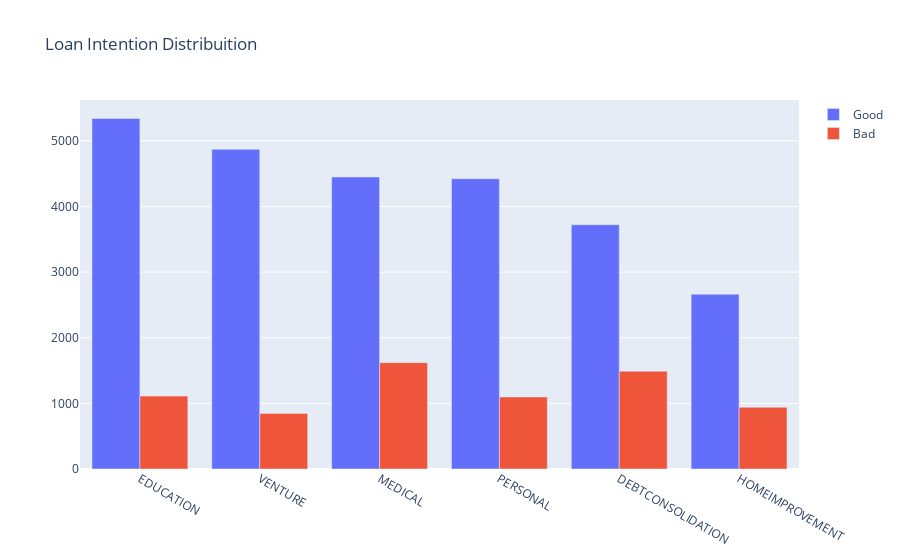

Source (notebook cell):
### Markdown cell above
The first impression of the data shows that 78.2% of the current loan status is good and 22.8% is bad.

### Code cell
#Plotting Housing Ditribution
trace0 = go.Bar(
    x = df[df["loan_status"]== 0]["loan_intent"].value_counts().index.values,
    y = df[df["loan_status"]== 0]["loan_intent"].value_counts().values,
    name='Good'
)

trace1 = go.Bar(
    x = df[df["loan_status"]== 1]["loan_intent"].value_counts().index.values,
    y = df[df["loan_status"]== 1]["loan_intent"].value_counts().values,
    name="Bad"
)

data = [trace0, trace1]

layout = go.Layout(
    title='Loan Intention Distribuition'
)


fig = go.Figure(data=data, layout=layout)

py.iplot(fig, filename='Loan Intent-Grouped')

### Figure 1 — Plotly figure (JSON) as saved in the notebook; plotly's stock layout.template omitted (floating-point values rounded to 4 significant figures)
{"data": [{"name": "Good", "type": "bar", "x": ["EDUCATION", "VENTURE", "MEDICAL", "PERSONAL", "DEBTCONSOLIDATION", "HOMEIMPROVEMENT"], "y": [5342, 4872, 4450, 4423, 3722, 2664]}, {"name": "Bad", "type": "bar", "x": ["MEDICAL", "DEBTCONSOLIDATION", "EDUCATION", "PERSONAL", "HOMEIMPROVEMENT", "VENTURE"], "y": [1621, 1490, 1111, 1098, 941, 847]}], "layout": {"title": {"text": "Loan Intention Distribuition"}}}
